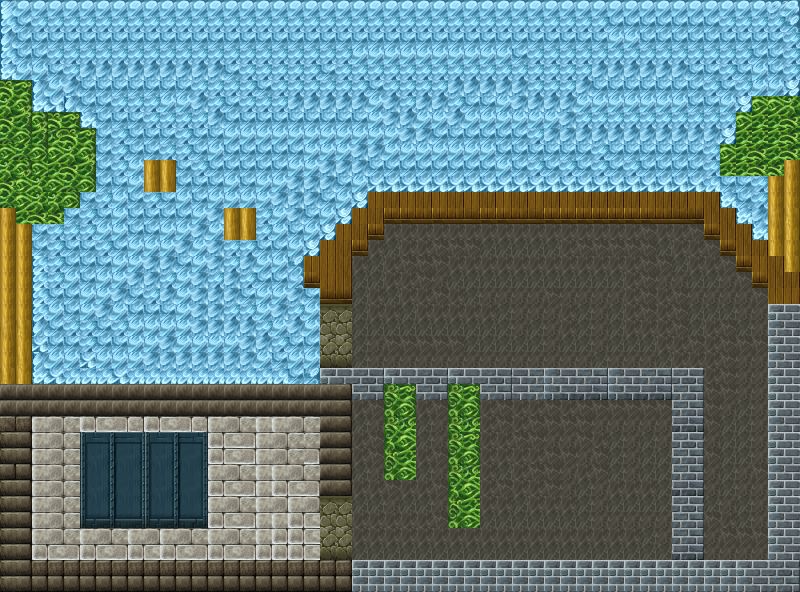

Tiled map render using the project's own tile images. Description and the map definition, with tile-layer contents summarised, below:
An orthogonal 50x37 tile map with 16x16 px tiles, 1 tile layer (background), 1 hidden layer not drawn and 15 objects (2x Door, 2x WarpPortal, PressurePlate, Lever, Box, ...).

<map version="1.4" tiledversion="1.4.2" orientation="orthogonal" renderorder="right-down" width="50" height="37" tilewidth="16" tileheight="16" infinite="0" nextlayerid="8" nextobjectid="18">
 <tileset firstgid="1" name="tileset_basic" tilewidth="16" tileheight="16" tilecount="960" columns="32">
  <image source="tilesets/tileset_basic.png" width="512" height="480" />
 </tileset>
 <layer id="4" name="background" width="50" height="37">
  <data>[1850 cells, 1850 non-empty, 111 distinct tile ids]</data>
 </layer>
 <objectgroup id="6" name="objects">
  <object id="2" name="ChainDoorUp" type="Door" x="336" y="304" width="16" height="64" />
  <object id="4" name="ChainDoorDown" type="Door" x="336" y="496" width="16" height="64" />
  <object id="5" name="WoodenPressurePlate" type="PressurePlate" x="51" y="371" width="32" height="6" />
  <object id="6" name="Lever1" type="Lever" x="483" y="341" width="32" height="16" />
  <object id="7" name="Box1" type="Box" x="105.031" y="342.969" width="32" height="32" />
  <object id="8" name="ManaPotion" type="ManaPotion" x="232.667" y="351" width="8" height="12" />
  <object id="9" name="HealingPotion" type="HealingPotion" x="236.667" y="183" width="8" height="12" />
  <object id="12" name="Key" type="Key" x="45.3333" y="84.6667" width="20" height="20" />
  <object id="10" name="Poison" type="Poison" x="256" y="498" width="8" height="12" />
  <object id="15" name="YellowPortal" type="Portal" x="50" y="478" width="64" height="64" />
  <object id="1" name="Enemy" type="Enemy" x="536.65" y="508.189" width="33" height="47" />
  <object id="3" name="Player" type="Player" x="589.5" y="89.833" width="27" height="47" />
  <object id="13" name="WarpIn" type="WarpPortal" x="721.169" y="506.86" width="32" height="48" />
  <object id="14" name="WarpOut" type="WarpPortal" x="626.164" y="506.473" width="32" height="48" />
  <object id="17" name="Spikes" type="Spikes" x="433" y="175" width="32" height="8" />
 </objectgroup>
 <layer id="5" name="walls" width="50" height="37" visible="0">
  <data>[1850 cells, 560 non-empty, 16 distinct tile ids]</data>
 </layer>
</map>
